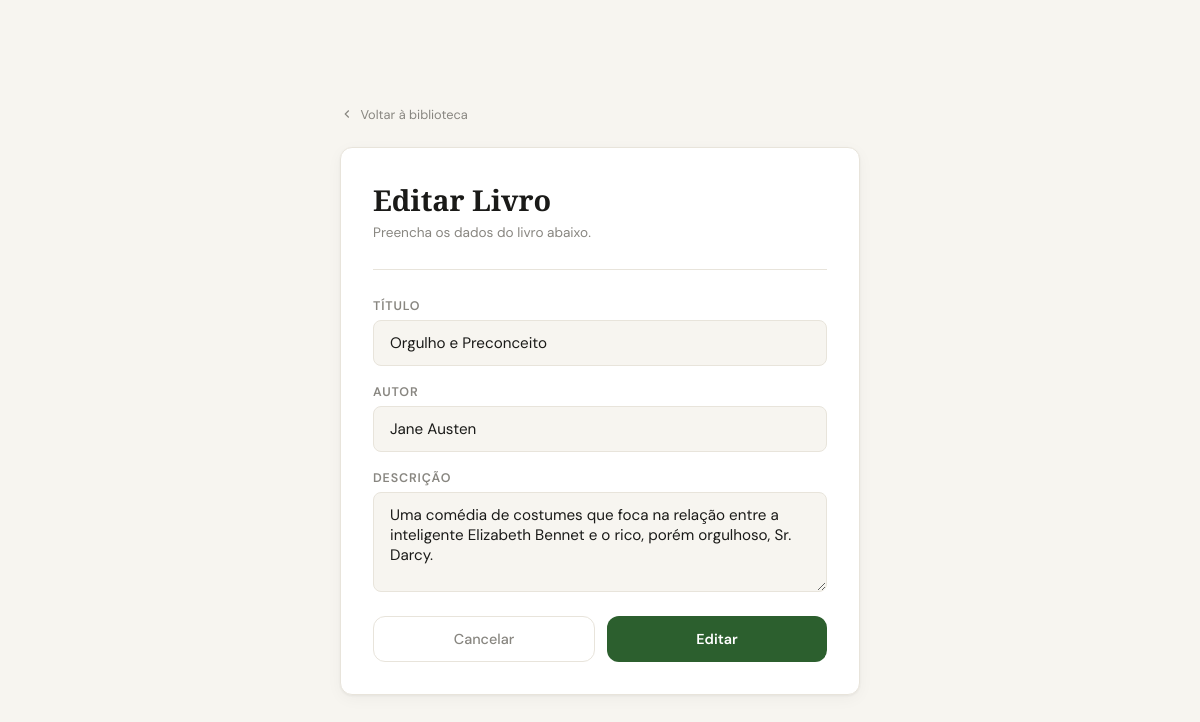
Page /livros/orgulho-e-preconceito/editar/ (signed in) on the committed database.
### pastaApp/models.py (models this page shows, shortened)
class Livros(models.Model):
    usuario = models.ForeignKey(User, on_delete=models.CASCADE)
    livro = models.CharField(max_length=200)
    autor = models.CharField(max_length=200)
    descricao = models.TextField(null=True, blank=True)
    slug = models.SlugField(unique=True, blank=True)
    criada_em = models.DateTimeField(auto_now_add=True)

### pastaApp/views.py (the view)
# urls.py: path('<slug:slug>/editar/', views.editar_livro, name='editar_livro'),
@login_required
def editar_livro(request, slug):
    livro = get_object_or_404(Livros, slug=slug, usuario=request.user)
    if request.method == 'POST':
        form = LivroForm(request.POST, instance=livro)
        if form.is_valid():
            form.save()
            return redirect('lista_livros')
    else:
        form = LivroForm(instance=livro)
    return render(request, 'pastaApp/form.html', {'form': form, 'acao': 'Editar'})

### pastaApp/forms.py
class LivroForm(forms.ModelForm):
    livro = forms.CharField(
        max_length=200,
        widget=forms.TextInput(attrs={
            'placeholder': 'Nome do livro',
        })
    )
    autor = forms.CharField(
        max_length=200,
        widget=forms.TextInput(attrs={
            'placeholder': 'Nome do autor',
        })
    )
    descricao = forms.CharField(
        required=False,
        widget=forms.Textarea(attrs={
            'placeholder': 'Descrição do livro (opcional)',
            'rows': 4,
        })
    )
    class Meta:
        model = Livros
        fields = ['livro', 'autor', 'descricao']

### pastaApp/templates/pastaApp/form.html (shortened to what this page needs)
{% load static %}
<!DOCTYPE html>
<html lang="pt-br">
<head>
</head>
<body>
  <div class="wrapper">
    <a href="{% url 'lista_livros' %}" class="back-link">
      <svg width="14" height="14" viewBox="0 0 24 24" fill="none" stroke="currentColor" stroke-width="2"><polyline points="15 18 9 12 15 6"/></svg>
      Voltar à biblioteca
    </a>
    <div class="card">
      <h1>{{ acao }} Livro</h1>
      <p>Preencha os dados do livro abaixo.</p>
      <div class="divider"></div>
      <form method="post">
        <div class="form-group">
          <label for="id_livro">Título</label>
          <input type="text" name="livro" id="id_livro" value="{{ form.livro.value|default:'' }}" placeholder="Título do livro" required/>
        </div>
        <div class="form-group">
          <label for="id_autor">Autor</label>
          <input type="text" name="autor" id="id_autor" value="{{ form.autor.value|default:'' }}" placeholder="Nome do autor" required/>
        </div>
        <div class="form-group">
          <label for="id_descricao">Descrição</label>
          <textarea name="descricao" id="id_descricao" placeholder="Descrição do livro (opcional)">{{ form.descricao.value|default:'' }}</textarea>
        </div>
        <div class="btn-row">
          <a href="{% url 'lista_livros' %}" class="btn-cancel">Cancelar</a>
          <button type="submit" class="btn-submit">{{ acao }}</button>
        </div>
      </form>
    </div>
  </div>
</body>
</html>

### pastaApp/templates/pastaApp/form.html (style rules this page uses)
*, *::before, *::after { box-sizing: border-box; margin: 0; padding: 0; }
:root { --bg: #f7f5f0; --surface: #ffffff; --border: #e8e4db; --accent: #2c5f2e; --accent-lt: #eef4ee; --text: #1a1a18; --muted: #888680; --radius: 12px; --shadow: 0 1px 3px rgba(0,0,0,0.06), 0 4px 16px rgba(0,0,0,0.04); }
body { background: var(--bg); color: var(--text); font-family: 'DM Sans', sans-serif; min-height: 100vh; display: flex; align-items: center; justify-content: center; padding: 2rem 1.5rem; }
.wrapper { width: 100%; max-width: 520px; animation: fadeUp 0.4s ease both; }
.back-link { display: inline-flex; align-items: center; gap: 0.4rem; font-size: 0.8rem; color: var(--muted); text-decoration: none; margin-bottom: 1.5rem; transition: color 0.2s; }
.card { background: var(--surface); border: 1px solid var(--border); border-radius: var(--radius); padding: 2rem; box-shadow: var(--shadow); }
.card h1 { font-family: 'Playfair Display', serif; font-size: 1.8rem; font-weight: 700; color: var(--text); margin-bottom: 0.3rem; }
.card p { font-size: 0.85rem; color: var(--muted); margin-bottom: 1.75rem; }
.divider { height: 1px; background: var(--border); margin-bottom: 1.75rem; }
.form-group { display: flex; flex-direction: column; gap: 0.4rem; margin-bottom: 1.1rem; }
label { font-size: 0.78rem; font-weight: 600; color: var(--muted); text-transform: uppercase; letter-spacing: 0.07em; }
input[type="text"], input[type="number"], textarea { background: var(--bg); border: 1px solid var(--border); border-radius: 8px; color: var(--text); font-family: 'DM Sans', sans-serif; font-size: 0.95rem; padding: 0.75rem 1rem; outline: none; width: 100%; transition: border-color 0.2s, box-shadow 0.2s; }
input::placeholder, textarea::placeholder { color: var(--muted); }
textarea { resize: vertical; min-height: 100px; }
.btn-row { display: flex; gap: 0.75rem; margin-top: 1.5rem; }
.btn-submit { flex: 1; background: var(--accent); color: #fff; border: none; border-radius: var(--radius); cursor: pointer; font-family: 'DM Sans', sans-serif; font-size: 0.9rem; font-weight: 600; padding: 0.8rem; transition: all 0.2s; }
.btn-cancel { flex: 1; background: transparent; color: var(--muted); border: 1px solid var(--border); border-radius: var(--radius); cursor: pointer; font-family: 'DM Sans', sans-serif; font-size: 0.9rem; font-weight: 500; padding: 0.8rem; text-decoration: none; text-align: center; transition: all 0.2s; }

### rows in the picture
Livros: livro "Orgulho e Preconceito", autor "Jane Austen", descricao "Uma comédia de costumes que foca na relação entre a inteligente Elizabeth Bennet e o rico, porém orgulhoso, Sr. Darcy."

### other values in the picture
{{ acao }} "Editar"
